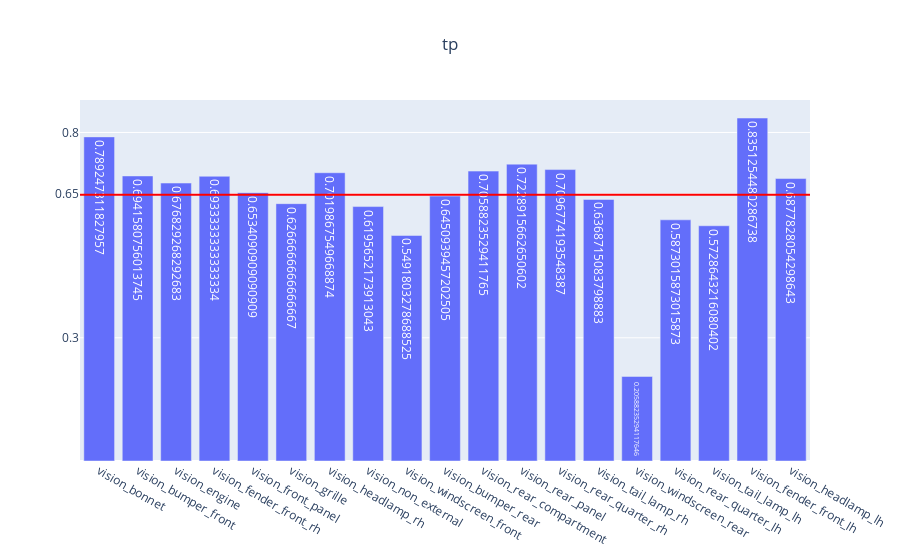

Notebook code for this chart:
### Code cell
genVisMulitlabel(partEvalMetrics, "tp")

### Figure 1 — Plotly figure (JSON) as saved in the notebook; plotly's stock layout.template omitted (floating-point values rounded to 4 significant figures)
{"data": [{"text": [0.7892, 0.6942, 0.6768, 0.6933, 0.6534, 0.6267, 0.702, 0.6196, 0.5492, 0.6451, 0.7059, 0.7229, 0.7097, 0.6369, 0.2059, 0.5873, 0.5729, 0.8351, 0.6878], "type": "bar", "x": ["vision_bonnet", "vision_bumper_front", "vision_engine", "vision_fender_front_rh", "vision_front_panel", "vision_grille", "vision_headlamp_rh", "vision_non_external", "vision_windscreen_front", "vision_bumper_rear", "vision_rear_compartment", "vision_rear_panel", "vision_rear_quarter_rh", "vision_tail_lamp_rh", "vision_windscreen_rear", "vision_rear_quarter_lh", "vision_tail_lamp_lh", "vision_fender_front_lh", "vision_headlamp_lh"], "y": [0.7892, 0.6942, 0.6768, 0.6933, 0.6534, 0.6267, 0.702, 0.6196, 0.5492, 0.6451, 0.7059, 0.7229, 0.7097, 0.6369, 0.2059, 0.5873, 0.5729, 0.8351, 0.6878]}], "layout": {"shapes": [{"line": {"color": "red", "width": 2}, "type": "line", "x0": 0, "x1": 1, "xref": "x domain", "y0": 0.6481, "y1": 0.6481, "yref": "y"}], "title": {"text": "tp", "x": 0.5}, "yaxis": {"tickmode": "array", "tickvals": ["0.65", 0.3, 0.8]}}}
